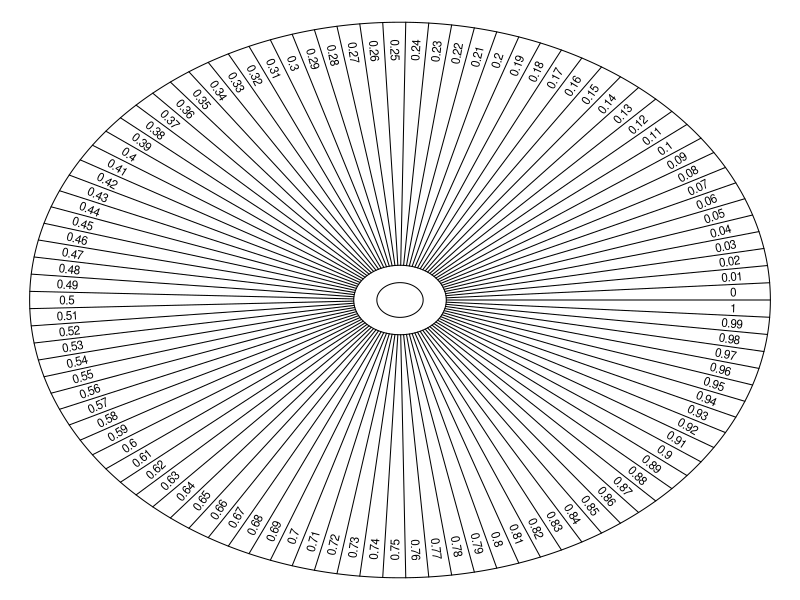
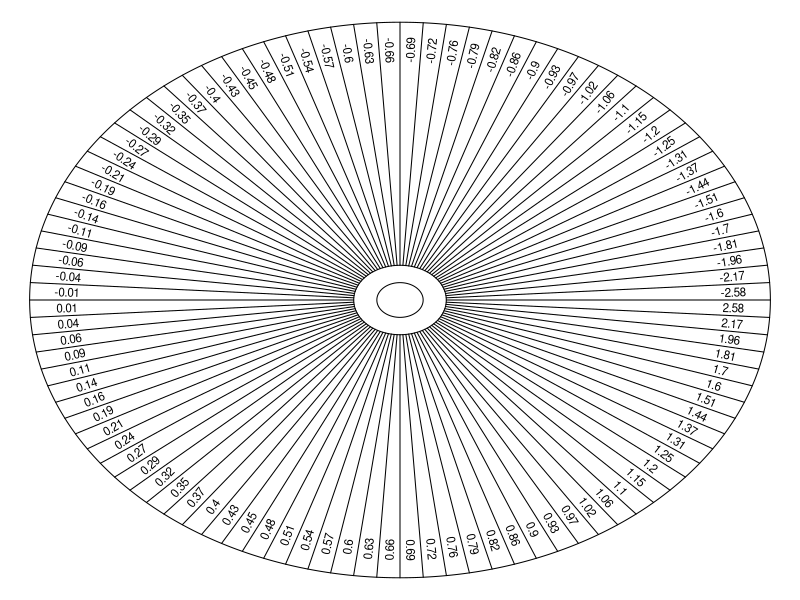
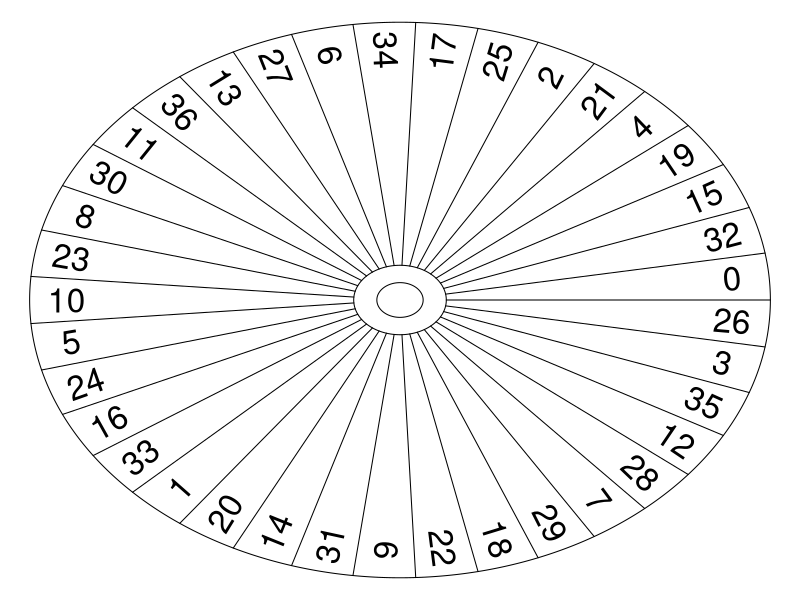
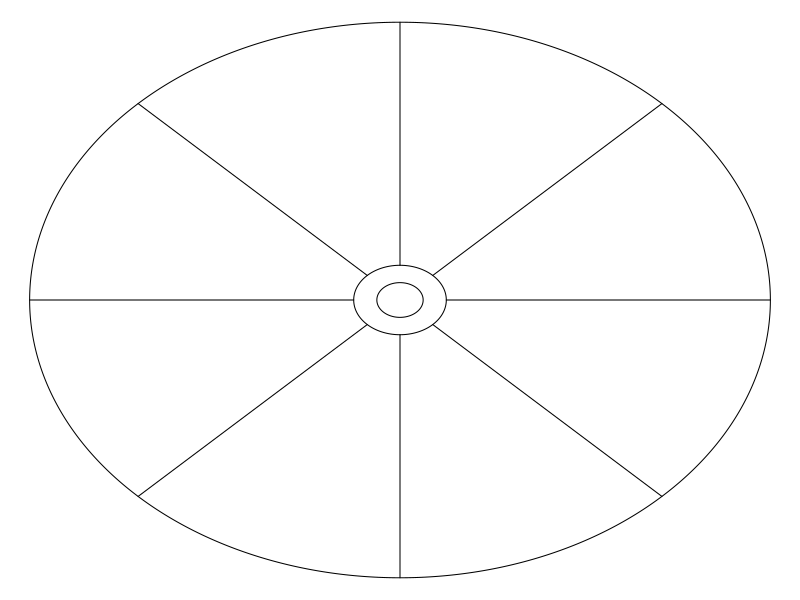
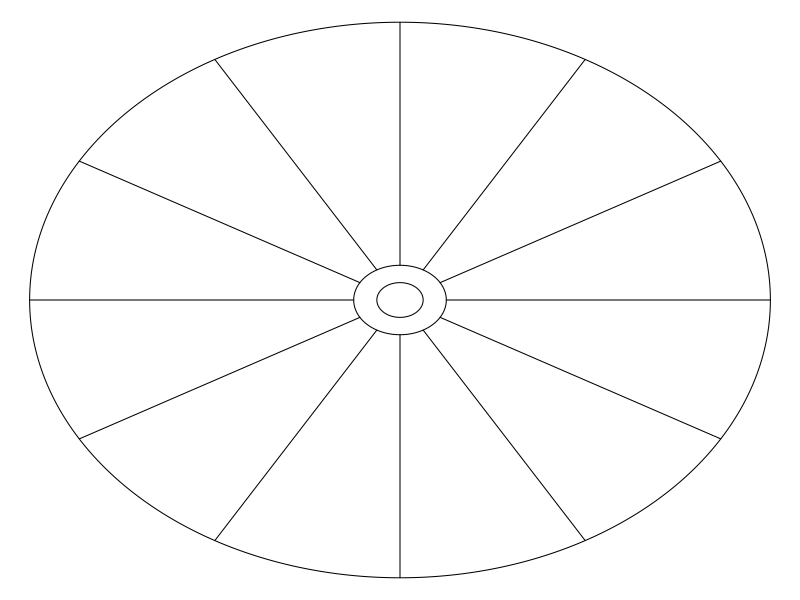

The R script that drew these images, in order:
## ---- chunk 1
knitr::opts_chunk$set(echo = FALSE)
## ---- chunk 2
X = seq(0,1,by=0.01)
N = length(X)
par(mar=c(0,0,0,0))
plot(0,0,type="n",xlim=c(-1,1),ylim=c(-1,1),axes=F,ann=F)
polygon(cos(seq(0,2*pi,length.out=1000)), sin(seq(0,2*pi,length.out=1000)))
polygon(3/8/6*cos(seq(0,2*pi,length.out=1000)), 3/8/6*sin(seq(0,2*pi,length.out=1000)))
polygon(6/8/6*cos(seq(0,2*pi,length.out=1000)), 6/8/6*sin(seq(0,2*pi,length.out=1000)))
for(i in 1:N){
  lines(c(6/8/6,1)*cos((i-1)/N*2*pi),c(6/8/6,1)*sin((i-1)/N*2*pi))
  text(0.9*cos((i-0.5)/N*2*pi),0.9*sin((i-0.5)/N*2*pi),X[i],cex=0.7,srt=((i-0.5)/N*360+90)%%180-90)
}
## ---- chunk 3
X = seq(0.005,0.995,by=0.01)
X = round(qnorm(X),2)
N = length(X)
par(mar=c(0,0,0,0))
plot(0,0,type="n",xlim=c(-1,1),ylim=c(-1,1),axes=F,ann=F)
polygon(cos(seq(0,2*pi,length.out=1000)), sin(seq(0,2*pi,length.out=1000)))
polygon(3/8/6*cos(seq(0,2*pi,length.out=1000)), 3/8/6*sin(seq(0,2*pi,length.out=1000)))
polygon(6/8/6*cos(seq(0,2*pi,length.out=1000)), 6/8/6*sin(seq(0,2*pi,length.out=1000)))
for(i in 1:N){
  lines(c(6/8/6,1)*cos((i-1)/N*2*pi),c(6/8/6,1)*sin((i-1)/N*2*pi))
  text(0.9*cos((i-0.5)/N*2*pi),0.9*sin((i-0.5)/N*2*pi),X[i],cex=0.7,srt=((i-0.5)/N*360+90)%%180-90)
}
mu = mean(X)
sig = signif(sd(X)*sqrt((N-1)/N),5)
## ---- chunk 4
X = c(0, 32, 15, 19, 4, 21, 2, 25, 17, 34, 6, 27, 13, 36, 11, 30, 8, 23, 10, 5, 24, 16, 33, 1, 20, 14, 31, 9, 22, 18, 29, 7, 28, 12, 35, 3, 26)
N = length(X)
par(mar=c(0,0,0,0))
plot(0,0,type="n",xlim=c(-1,1),ylim=c(-1,1),axes=F,ann=F)
polygon(cos(seq(0,2*pi,length.out=1000)), sin(seq(0,2*pi,length.out=1000)))
polygon(3/8/6*cos(seq(0,2*pi,length.out=1000)), 3/8/6*sin(seq(0,2*pi,length.out=1000)))
polygon(6/8/6*cos(seq(0,2*pi,length.out=1000)), 6/8/6*sin(seq(0,2*pi,length.out=1000)))
for(i in 1:N){
  lines(c(6/8/6,1)*cos((i-1)/N*2*pi),c(6/8/6,1)*sin((i-1)/N*2*pi))
  text(0.9*cos((i-0.5)/N*2*pi),0.9*sin((i-0.5)/N*2*pi),X[i],cex=2,srt=((i-0.5)/N*360+90)%%180-90)
}
mu = mean(X)
sig = signif(sd(X)*sqrt((N-1)/N),5)
## ---- chunk 5
X = rep("",8)
N = length(X)
par(mar=c(0,0,0,0))
plot(0,0,type="n",xlim=c(-1,1),ylim=c(-1,1),axes=F,ann=F)
polygon(cos(seq(0,2*pi,length.out=1000)), sin(seq(0,2*pi,length.out=1000)))
polygon(3/8/6*cos(seq(0,2*pi,length.out=1000)), 3/8/6*sin(seq(0,2*pi,length.out=1000)))
polygon(6/8/6*cos(seq(0,2*pi,length.out=1000)), 6/8/6*sin(seq(0,2*pi,length.out=1000)))
for(i in 1:N){
  lines(c(6/8/6,1)*cos((i-1)/N*2*pi),c(6/8/6,1)*sin((i-1)/N*2*pi))
  text(0.9*cos((i-0.5)/N*2*pi),0.9*sin((i-0.5)/N*2*pi),X[i],cex=0.7,srt=((i-0.5)/N*360+90)%%180-90)
}
## ---- chunk 6
X = rep("",12)
N = length(X)
par(mar=c(0,0,0,0))
plot(0,0,type="n",xlim=c(-1,1),ylim=c(-1,1),axes=F,ann=F)
polygon(cos(seq(0,2*pi,length.out=1000)), sin(seq(0,2*pi,length.out=1000)))
polygon(3/8/6*cos(seq(0,2*pi,length.out=1000)), 3/8/6*sin(seq(0,2*pi,length.out=1000)))
polygon(6/8/6*cos(seq(0,2*pi,length.out=1000)), 6/8/6*sin(seq(0,2*pi,length.out=1000)))
for(i in 1:N){
  lines(c(6/8/6,1)*cos((i-1)/N*2*pi),c(6/8/6,1)*sin((i-1)/N*2*pi))
  text(0.9*cos((i-0.5)/N*2*pi),0.9*sin((i-0.5)/N*2*pi),X[i],cex=0.7,srt=((i-0.5)/N*360+90)%%180-90)
}
